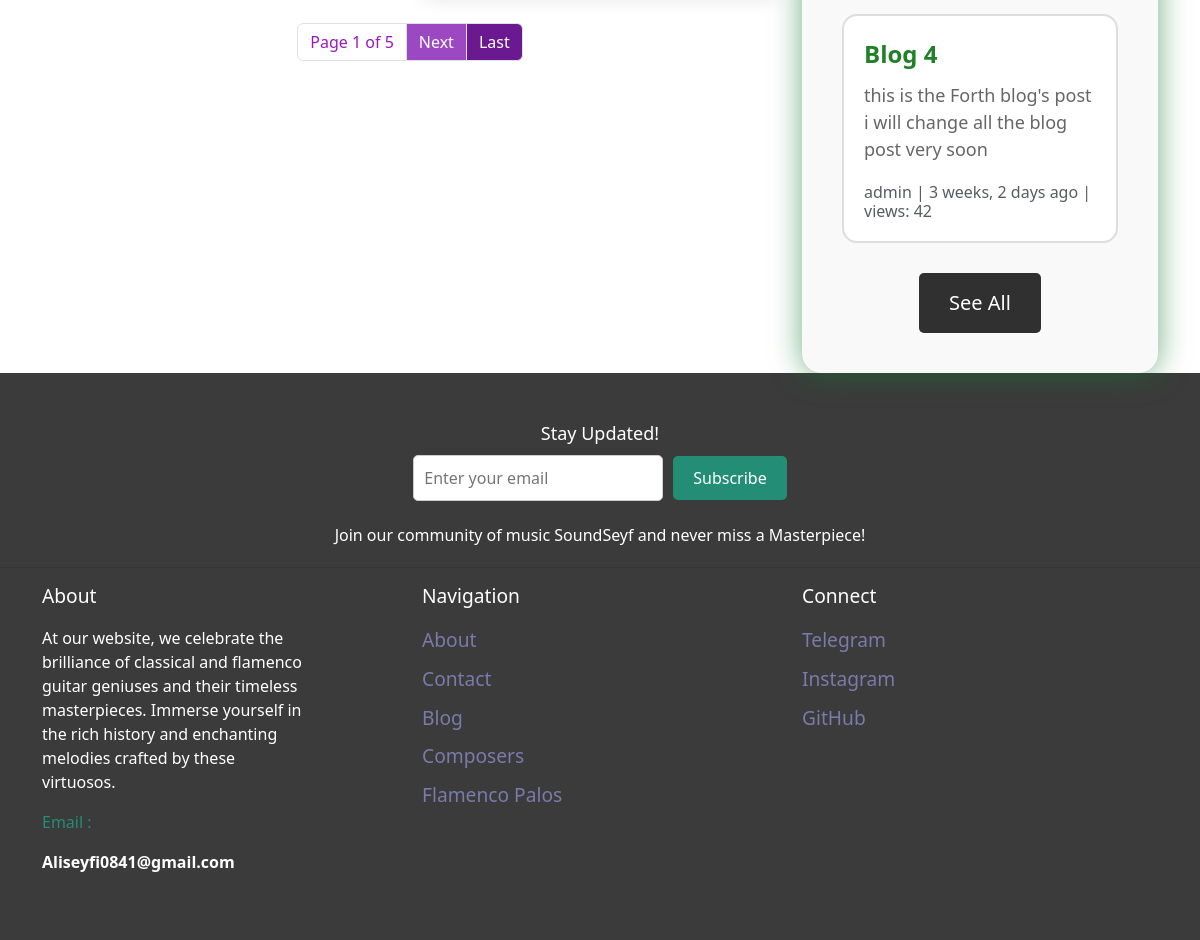
Page /music/composers (lower part) on the earlier database version.
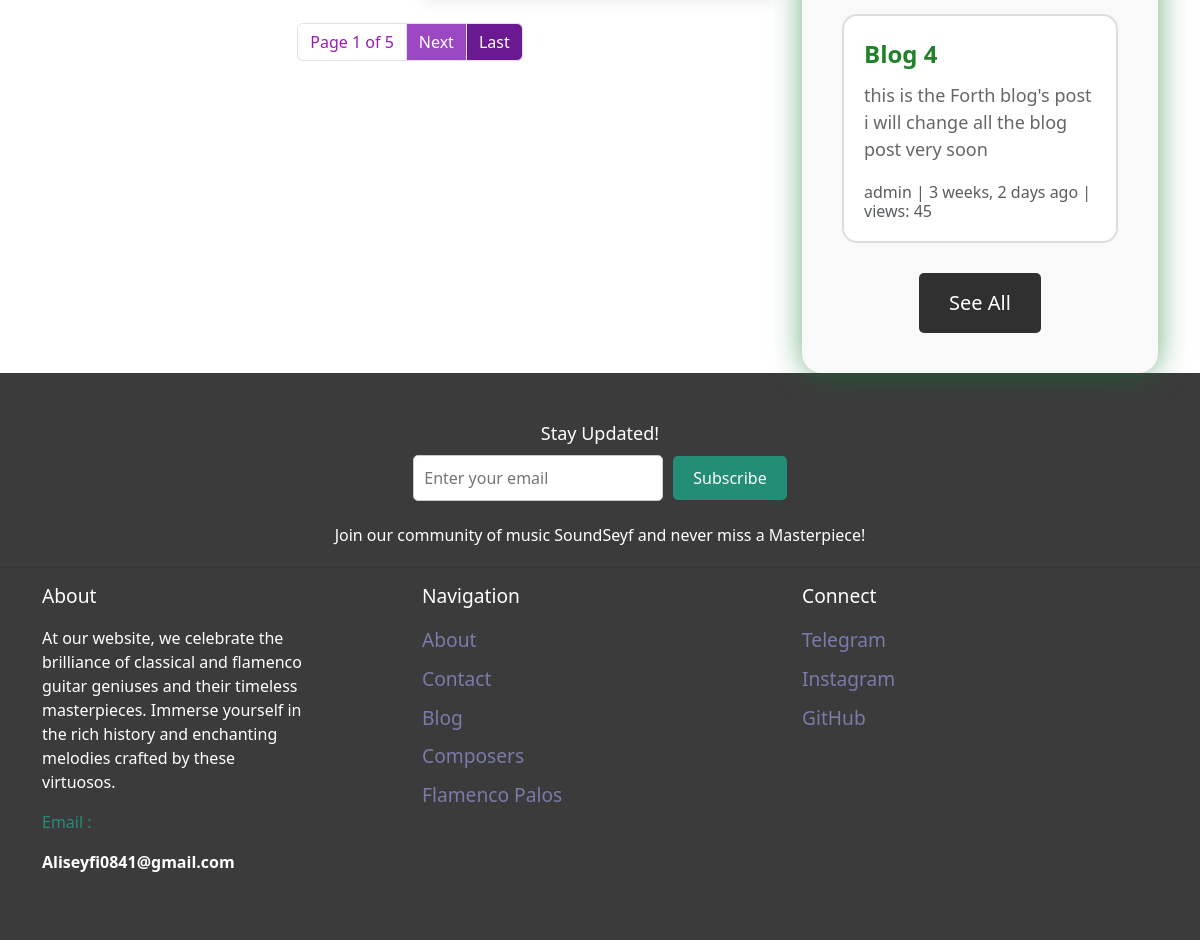
Same page on the later database version.
### blog/models.py (models this page shows, shortened)
class Post(models.Model):
    title = models.CharField(max_length=255,unique=True)
    slug = models.SlugField(max_length=255,unique=True)
    author = models.ForeignKey(User,on_delete=models.CASCADE,null=True)
    content = models.TextField(null=True,blank=True)
    created_on = models.DateTimeField(auto_now_add=True)
    updated_on = models.DateTimeField(auto_now=True)
    published_on = models.DateTimeField(null=True)
    status = models.CharField(max_length=255,choices=STATUS_CHOICES)
    counted_views = models.IntegerField(default=0)
    login_required = models.BooleanField(default=False)
    class Meta:
        ordering = ['-created_on']

### music/views.py (the view)
# urls.py: path('composers',ComposersView , name="composers" ),
def ComposersView(request):
    composers = Composer.objects.all()
    p = Paginator(composers,10)
    try:
        page_number = request.GET.get('page')
        composers = p.get_page(page_number)
    except EmptyPage:
        composers = composers.get_page(1)
    except PageNotAnInteger:
        composers = composers.get_page(1)
    if request.user.is_authenticated:
         favorited_composer_ids = set(request.user.favoritecomposer_set.values_list('composer__id', flat=True))
         context = {"composers": composers, "favorited_composer_ids": favorited_composer_ids}
         return render(request,'music/composers.html',context)
    else:
         context = {"composers": composers}
         return render(request,'music/composers.html',context)

### blog/templatetags/blog-tags.py (called while the page is built)
@register.inclusion_tag('blog/recentposts.html')
def recentpost():
    recentposts = Post.objects.all().order_by('published_on')[:3]
    return  {"recentposts":recentposts}

### music/templatetags/music-tags.py (called while the page is built)
@register.inclusion_tag('music/somepalos.html')
def somepalos():
    somepalos = Palo.objects.all().order_by('name')[:4]
    return  {"somepalos":somepalos}

### templates/music/composers.html (shortened to what this page needs)
{% extends "base.html" %}
{% load static %}
{% load music-tags %}
{% load blog-tags %}
{% load thumbnail %}
{% block content %}
<div class="container">
  <div class="row">
    <div class="col-md-8">
        <div class="row">
      </div>
      <nav aria-label="Pagination">
        <ul class="pagination justify-content-center">
          <li class="page-item disabled">
            <a style="background-color:#ffffff; color: #991ab9;" class="page-link" href="#">Page {{ composers.number }} of {{ composers.paginator.num_pages }}</a>
          </li>
          {% if composers.has_next %}
          <li class="page-item">
            <a style="background-color:#9c48c3; color: #ffffff;" class="page-link" href="?page={{ composers.next_page_number }}">Next</a>
          </li>
          <li class="page-item">
            <a style="background-color:#6a1990; color: #ffffff;" class="page-link" href="?page={{ composers.paginator.num_pages }}">Last</a>
          </li>
          {% endif %}
        </ul>
      </nav>
    </div>
    <div class="col-md-4">
    {% somepalos %}
    {% recentpost %}
  </div>
    </div>
  </div>
{% endblock %}

### templates/blog/recentposts.html (shortened to what this page needs)
{% load static %}
{% load humanize %}
<!DOCTYPE html>
<html lang="en">
<head>
</head>
<body>
    <div class="blog-container">
        {% for post in recentposts %}
        <div class="blog-env">
            <div class="blog-title">{{ post.title }}</div>
            <div class="blog-snippet">{{ post.content|truncatewords:20 }}</div>
            <p class="card-text text-muted h6">{{ post.author }} | {{post.created_on|naturaltime }} | views: {{post.counted_views}}</p>
        </div>
        {% endfor %}
        <a href="{% url 'blog:blog-home' %}" class="see-all-button">See All</a>
    </div>
</body>
</html>

Differences in the rows shown:
changed Post "Blog 4": counted_views "42" → "45"
